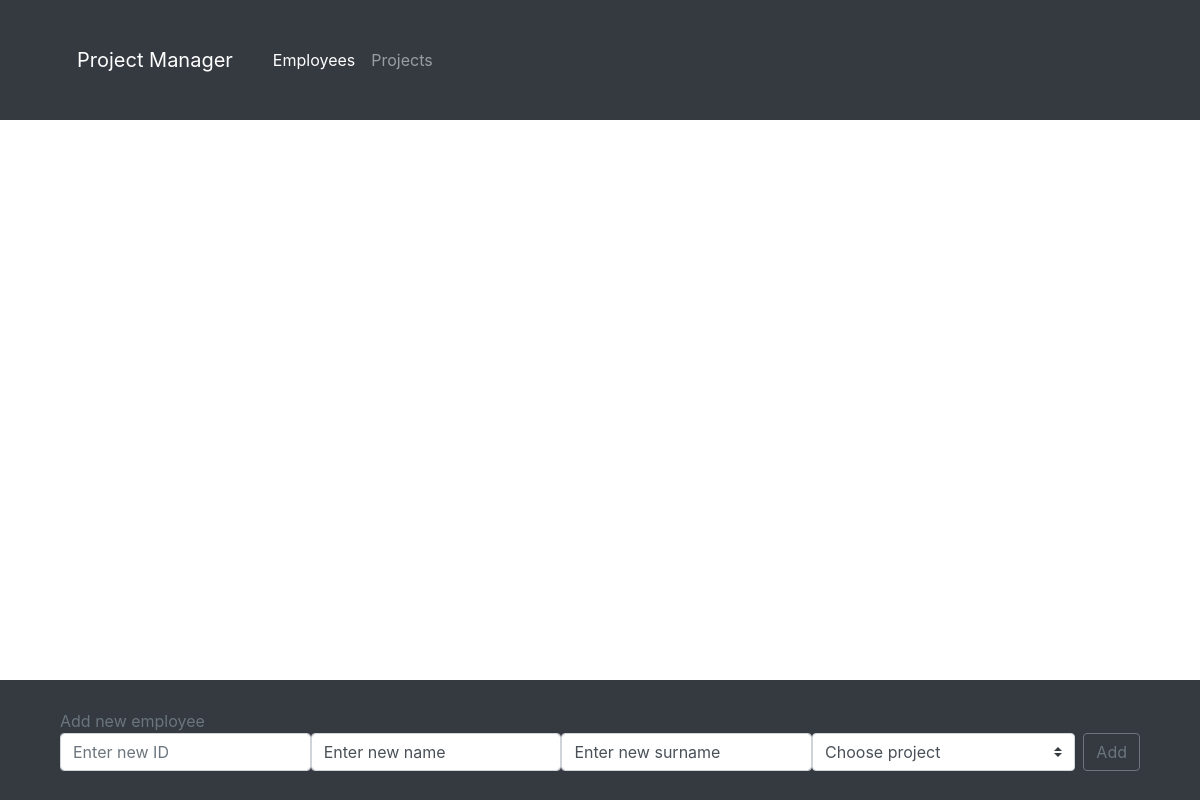
Page /employees.php on the earlier database version.
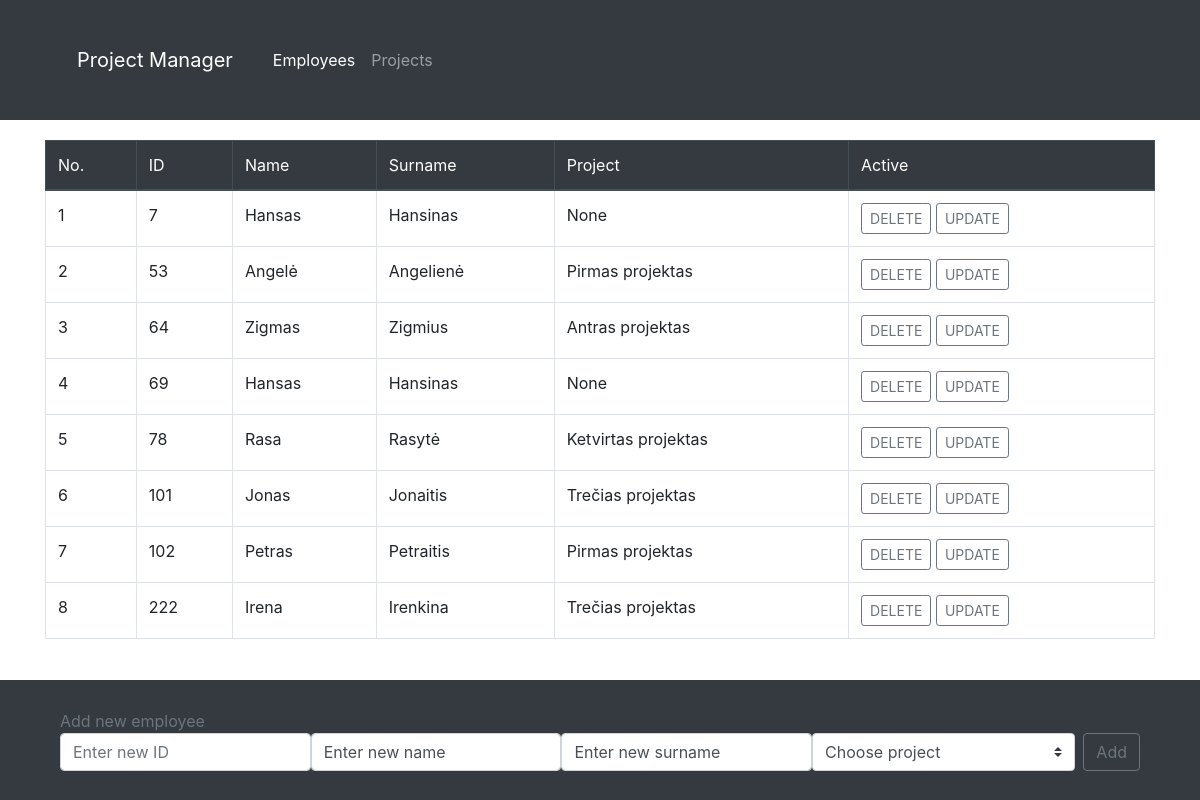
Same page on the later database version.
### tables this page shows
CREATE TABLE `employees` (
  `e_id` int(11) NOT NULL,
  `e_name` varchar(10) NOT NULL,
  `e_surname` varchar(30) NOT NULL,
  `e_project_id` int(11) DEFAULT NULL,
  PRIMARY KEY (`e_id`)
);

CREATE TABLE `projects` (
  `p_id` int(11) NOT NULL,
  `p_name` varchar(45) DEFAULT NULL,
  PRIMARY KEY (`p_id`)
);

### employees.php (the view, shortened to what this page needs)
<?php
$servername = "localhost";
$username = "root";
$password = "mysql";
$dbname = "pm_db";
$conn = mysqli_connect($servername, $username, $password, $dbname);
?>
<!DOCTYPE html>
<html lang="en">
<head>
    <link rel="stylesheet" href="styles/reset.css" />
    <link rel="stylesheet" href="https://cdn.jsdelivr.net/npm/bootstrap@4.5.3/dist/css/bootstrap.min.css" />
    <link rel="stylesheet" href="styles/pm_style.css" />
</head>
<body>
    <header>
        <div class="container">
            <nav class="navbar navbar-expand-lg navbar-dark bg-dark">
                <a class="navbar-brand nav-link" href="index.php">Project Manager</a>
                <ul class="navbar-nav">
                    <li class="nav-item ">
                        <a class="nav-link active" aria-current="page" href="employees.php">Employees</a>
                    </li>
                    <li class="nav-item">
                        <a class="nav-link" href="projects.php">Projects</a>
                    </li>
                </ul>
            </nav>
        </div>
    </header>
    <main class="overflow-auto">
        <div class="container">
            <?php
            $sql_empl = "SELECT e_id, e_name, e_surname, e_project_id FROM employees";
            $res_empl = mysqli_query($conn, $sql_empl);
            $sql_projects = "SELECT p_id, p_name FROM projects";
            if (mysqli_num_rows($res_empl) > 0) {
                print('<table class="table table-bordered">');
                print('<thead class="thead-dark">');
                print('<tr><th>No.</th><th>ID</th><th>Name</th><th>Surname</th><th>Project</th><th>Active</th></tr>');
                print('</thead>');
                print('<tbody>');
                $idx = 1;
                while ($row = mysqli_fetch_assoc($res_empl)) {
                    $prname = "None";
                    $match = false;
                    $res_pr = mysqli_query($conn, $sql_projects);
                    while ($prrow = mysqli_fetch_assoc($res_pr) and $match == false and $row["e_project_id"] > 0) {
                        if ($prrow["p_id"] == $row["e_project_id"]) {
                            $prname = $prrow["p_name"];
                            $match = true;
                        }
                    }
                    print('<tr>'
                        . '<td>' . $idx++ . '</td>'
                        . '<td>' . $row["e_id"] . '</td>'
                        . '<td>' . $row["e_name"] . '</td>'
                        . '<td>' . $row["e_surname"] . '</td>'
                        . '<td>' . $prname . '</td>'
                        . '<td>' . '<a href="?action=delete&id=' . $row["e_id"]
                        . '"><button class="btn btn-outline-secondary btn-sm">DELETE</button></a>'
                        . '<a href="?action=update&id=' . $row["e_id"]
                        . '">&nbsp<button class="btn btn-outline-secondary btn-sm">UPDATE</button></a>' . '</td>'
                        . '</tr>');
                }
                print('</tbody>');
                print('</table>');
            } else {
                echo "<script>alert('0 results!');</script>";
            }
            print('</div></main>');
            require_once('add_update_employee.php');
            ?>
</body>
</html>

### add_update_employee.php (shortened to what this page needs)
<footer>
    <?php
    $servername = "localhost";
    $username = "root";
    $password = "mysql";
    $dbname = "pm_db";
    $conn = mysqli_connect($servername, $username, $password, $dbname);
    $empl_id = 0;
    $action = "Add new";
    $action_button = "Add";
    $empl_name = "Enter new name";
    $empl_surname = "Enter new surname";
    $empl_project_name = "None";
    $empl_project_id = 0;
    if ($action == "Update") {
        $empl_id_txt = 'value="' . $empl_id . '"';
        $sql_projects = "SELECT p_id, p_name FROM projects";
        $res_pr = mysqli_query($conn, $sql_projects);
        while ($row = mysqli_fetch_assoc($res_pr)) {
            if ($row["p_id"] == $empl_project_id) {
                $empl_project_name = $row["p_name"];
            }
        }
    } else {
        $empl_id_txt = 'placeholder="Enter new ID"';
        $empl_project_name = "Choose project";
        $empl_project_id = 0;
    }
    print('
    <div class="container">
    <div class="container-fluid bg-dark">
        <span class="text-secondary">' . $action . ' employee</span>
        <form method="post" class="d-flex align-items-center">
            <input name="id" class="form-control me-2" type="number" ' . $empl_id_txt . '">
            <input name="name" class="form-control me-2" type="text" value="' . $empl_name . '">
            <input name="surname" class="form-control me-2" type="text" value="' . $empl_surname . '">
            <select name="project" class="custom-select mr-sm-2">
                <option value="' . $empl_project_id . '" selected>' . $empl_project_name . '</option>');
    print('</select>
        <button name="add" class="btn btn-outline-secondary" type="submit">' . $action_button . '</button>
        </form></div></div>');
    ?>
</footer>

### styles/pm_style.css (style rules this page uses)
* { -webkit-box-sizing: border-box; box-sizing: border-box; }
html { scroll-behavior: smooth; }
body { background-color: lightgray; width: 100%; margin: 0 auto; font-size: 16px; }
header { background-color: #343a40; height: 15vh; display: -webkit-box; display: -ms-flexbox; display: flex; -webkit-box-pack: center; -ms-flex-pack: center; justify-content: center; -webkit-box-align: center; -ms-flex-align: center; align-items: center; }
main { background-color: white; height: 70vh; padding-top: 20px; overflow: scroll; }
footer { background-color: #343a40; height: 15vh; display: -webkit-box; display: -ms-flexbox; display: flex; -webkit-box-pack: center; -ms-flex-pack: center; justify-content: center; -webkit-box-align: center; -ms-flex-align: center; align-items: center; color: #ffffffe1; }

Differences in the rows shown:
added employees: e_id "7", e_name "Hansas", e_surname "Hansinas", prname "None"
added employees: e_id "53", e_name "Angelė", e_surname "Angelienė", projects.p_name "Pirmas projektas"
added employees: e_id "64", e_name "Zigmas", e_surname "Zigmius", projects.p_name "Antras projektas"
added employees: e_id "69", e_name "Hansas", e_surname "Hansinas", prname "None"
added employees: e_id "78", e_name "Rasa", e_surname "Rasytė", projects.p_name "Ketvirtas projektas"
added employees: e_id "101", e_name "Jonas", e_surname "Jonaitis", projects.p_name "Trečias projektas"
added employees: e_id "102", e_name "Petras", e_surname "Petraitis", projects.p_name "Pirmas projektas"
added employees: e_id "222", e_name "Irena", e_surname "Irenkina", projects.p_name "Trečias projektas"
Other differences:
text now shown: "No. ID Name Surname Project Active"
